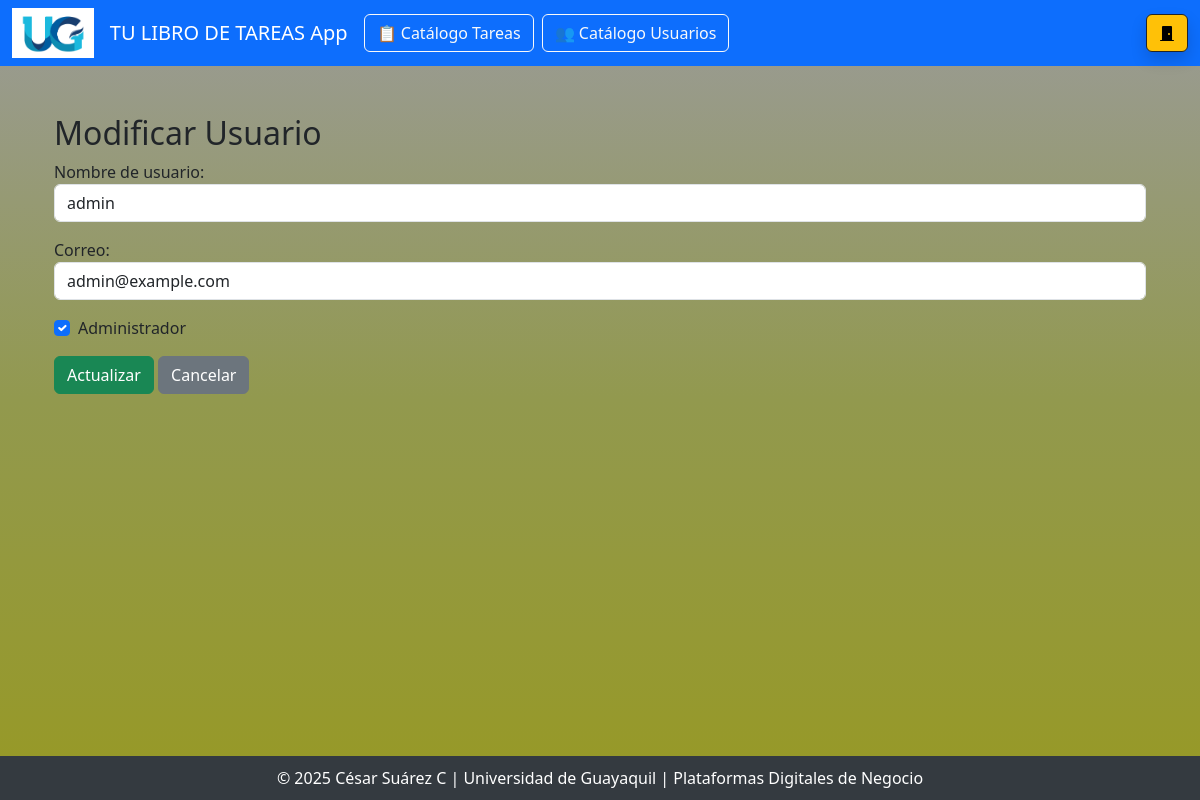
The page /usuario_update/1 (signed in) on the database its author committed.
### main.py (models this page shows)
class Usuario(UserMixin, db.Model):
    id = db.Column(db.Integer, primary_key=True)
    username = db.Column(db.String(150), nullable=False, unique=True)
    email = db.Column(db.String(150), unique=True)
    password = db.Column(db.String(150))
    is_admin = db.Column(db.Boolean, default=False)
    tareas = db.relationship('Tarea', backref='usuario', lazy=True)

### main.py (the view)
@app.route("/usuario_update/<int:id>", methods=['GET','POST'])
@login_required
def usuario_update(id):
    try:
        objUsuario = Usuario.query.filter_by(id=id).first()
        if request.method == 'POST':
            objUsuario.username = request.form.get('txtusername')
            objUsuario.email = request.form.get('txtemail')
            objUsuario.is_admin = True if request.form.get('txtis_admin') == 'on' else False
            db.session.commit()
            return redirect(url_for('usuario_read'))
        return render_template('usuario_update.html', usuario=objUsuario, user=current_user)
    except Exception as e:
        db.session.rollback()
        return render_template('error.html', error=str(e), user=current_user)

### main.py (called while the page is built)
@login_manager.user_loader
def load_user(user_id):
    return Usuario.query.get(int(user_id))

### templates/usuario_update.html (shortened to what this page needs)
{% extends "base.html" %}
{% block contenido %}
<div class="container mt-4">
    <h2>Modificar Usuario</h2>
    <form method="post">
        <div class="mb-3">
            <label>Nombre de usuario:</label>
            <input type="text" name="txtusername" value="{{ usuario.username }}" class="form-control" required>
        </div>
        <div class="mb-3">
            <label>Correo:</label>
            <input type="email" name="txtemail" value="{{ usuario.email }}" class="form-control" required>
        </div>
        <div class="form-check mb-3">
            <input class="form-check-input" type="checkbox" name="txtis_admin" id="adminCheck" {% if usuario.is_admin %}checked{% endif %}>
            <label class="form-check-label" for="adminCheck">Administrador</label>
        </div>
        <button type="submit" class="btn btn-success">Actualizar</button>
        <a href="{{ url_for('usuario_read') }}" class="btn btn-secondary">Cancelar</a>
    </form>
</div>
{% endblock %}

### templates/base.html (style rules this page uses)
body { background: linear-gradient(to bottom, #9a9b99, #92994e, #979924); min-height: 100vh; display: flex; flex-direction: column; }

### rows shown on the page
Usuario: txtusername "admin", txtemail "admin@example.com", is_admin "☑"
